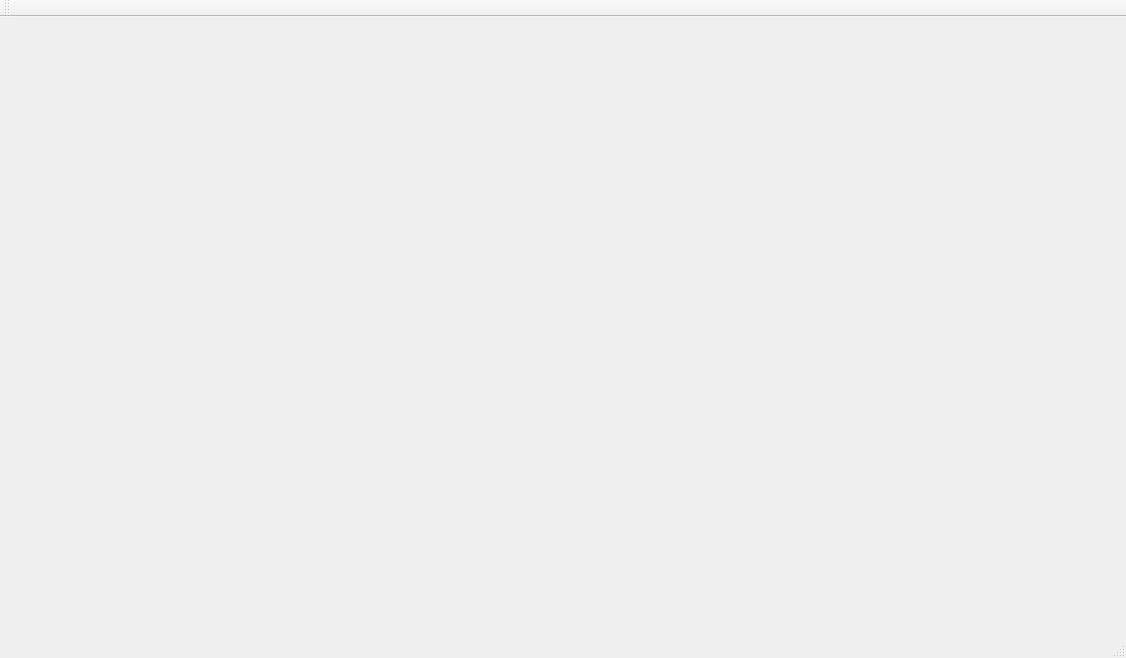
<?xml version="1.0" encoding="UTF-8"?>
<ui version="4.0">
 <class>MainWindow</class>
 <widget class="QMainWindow" name="MainWindow">
  <property name="geometry">
   <rect>
    <x>0</x>
    <y>0</y>
    <width>1126</width>
    <height>658</height>
   </rect>
  </property>
  <property name="windowTitle">
   <string>MainWindow</string>
  </property>
  <widget class="QWidget" name="centralWidget">
   <layout class="QGridLayout" name="gridLayout"/>
  </widget>
  <widget class="QMenuBar" name="menuBar">
   <property name="geometry">
    <rect>
     <x>0</x>
     <y>0</y>
     <width>1126</width>
     <height>26</height>
    </rect>
   </property>
  </widget>
  <widget class="QToolBar" name="mainToolBar">
   <attribute name="toolBarArea">
    <enum>TopToolBarArea</enum>
   </attribute>
   <attribute name="toolBarBreak">
    <bool>false</bool>
   </attribute>
  </widget>
  <widget class="QStatusBar" name="statusBar"/>
 </widget>
 <layoutdefault spacing="6" margin="11"/>
 <resources/>
 <connections/>
</ui>
